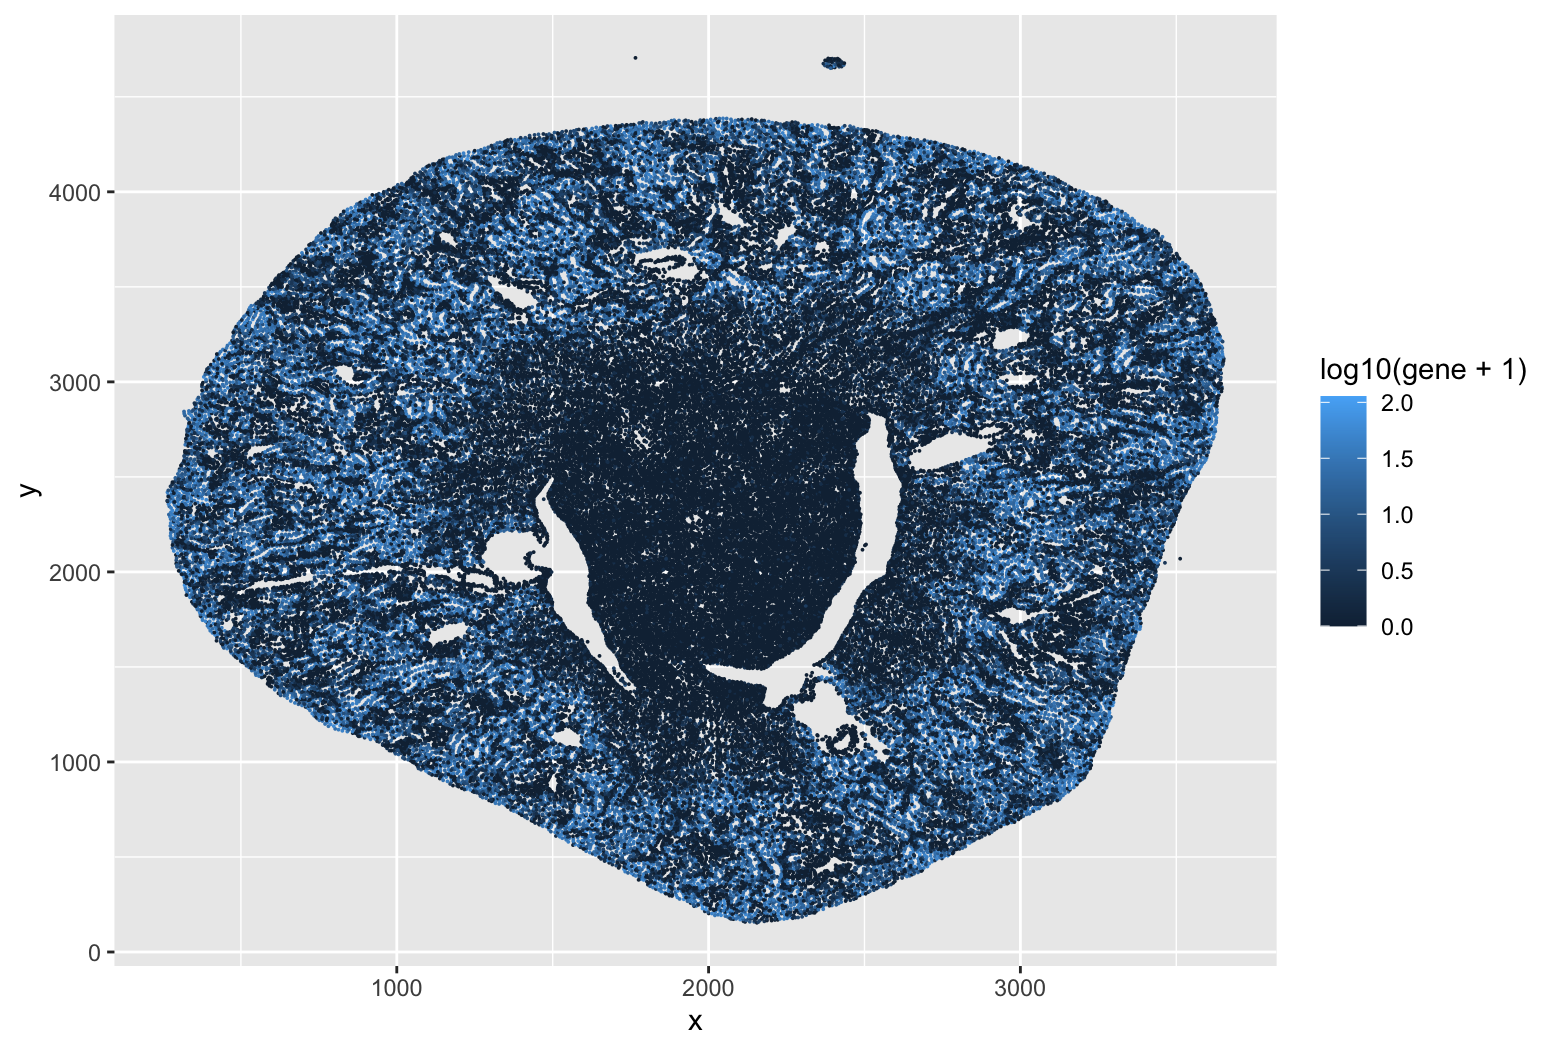

This chart was generated by the following R code:
library(ggplot2)
data <- read.csv("data/Xenium-IRI-ShamR_matrix.csv.gz")
# data <- read.csv("data/Visium-IRI-ShamR_matrix.csv.gz")
dim(data) #80k cells, 302 genes

pos <- data[, c('x', 'y')]
rownames(pos) <- data[,1]

gexp <- data[, 4:ncol(data)]
rownames(gexp) <- data[,1]

std <- data.frame(
  std = apply(data[, 4:302], 2, sd, na.rm = FALSE)
)
std <- std[order(std$std, decreasing = TRUE), , drop = FALSE]
most_std_genes <- head(rownames(std), 10)

df <- data.frame(
  pos,
  gene = gexp[, "Cyp4b1"]
)
ggplot(df) + geom_point(aes(x=x, y=y, col= log10(gene+1)), size=0.01)
